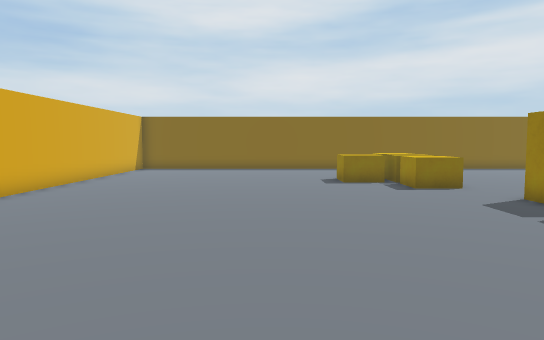
View 1 (above)

17 first-person views from a walk through a Unity game level. The camera is 1.5 m above the floor, tilts 4° down and sees 70° across. The floor is counted in squares, 1 m on a side. Each view is taken from the middle of a square. On the plan, view 1 faces up. The plan holds only what a view shows up to about 17 squares ahead; the rest is blank. The place goes on beyond the plan.

View 2
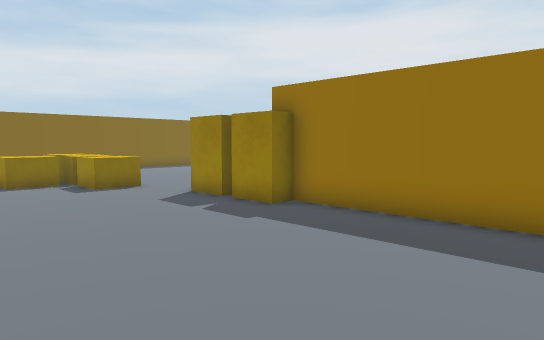

View 3
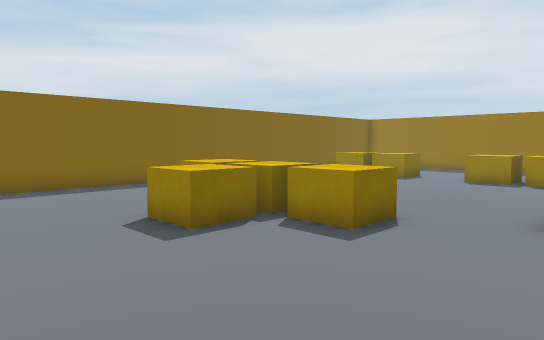

View 4
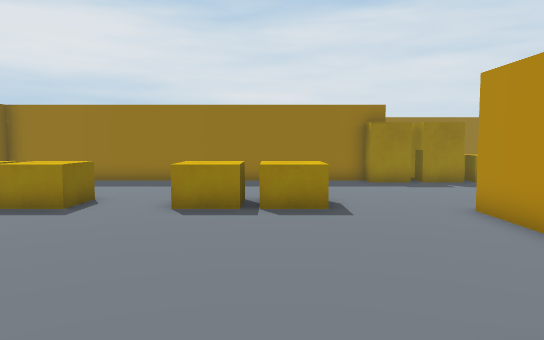

View 5
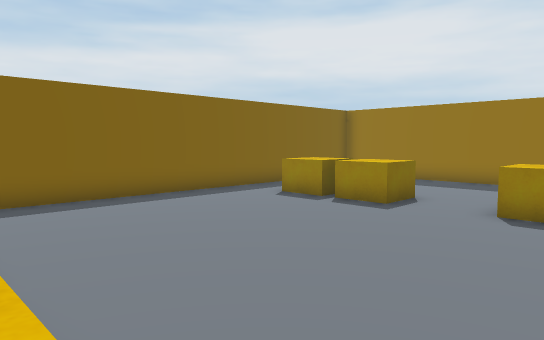

View 6
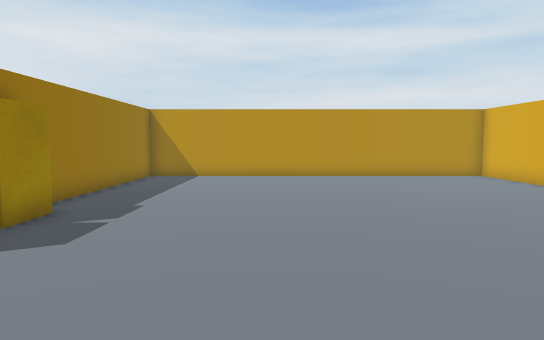

View 7
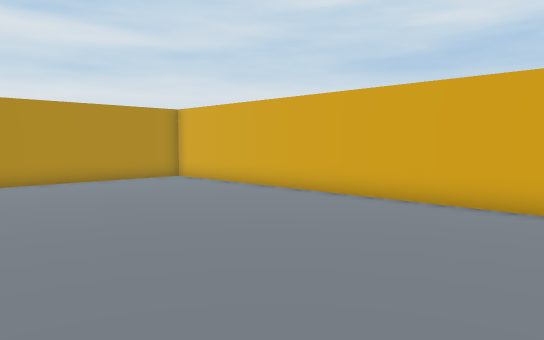

View 8
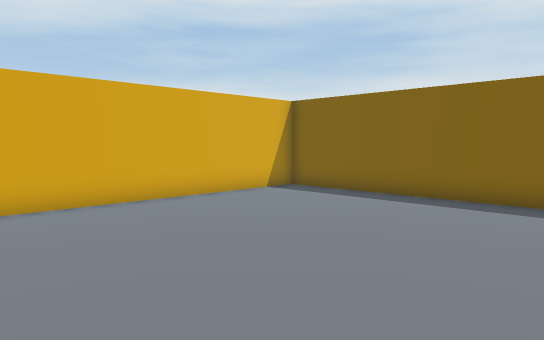

View 9
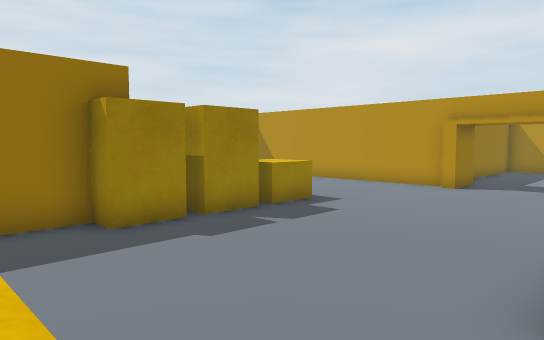

View 10
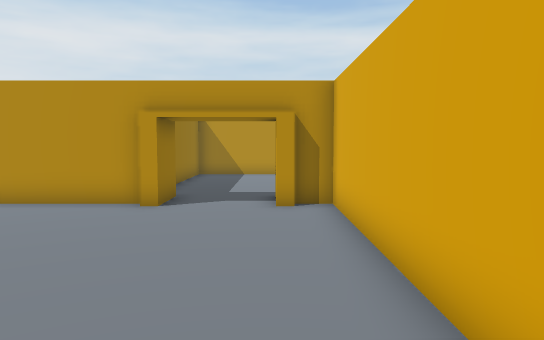

View 11
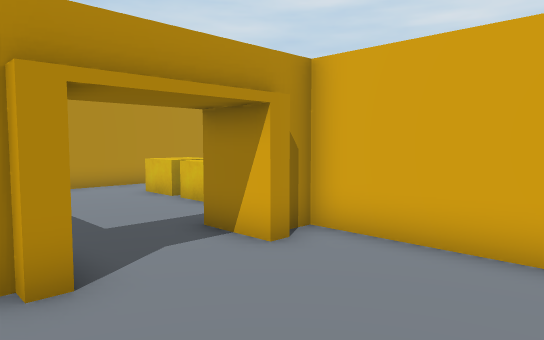

View 12
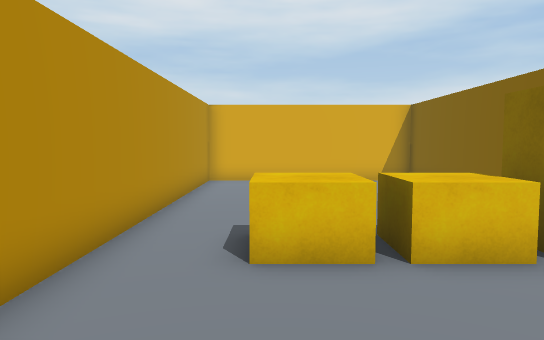

View 13
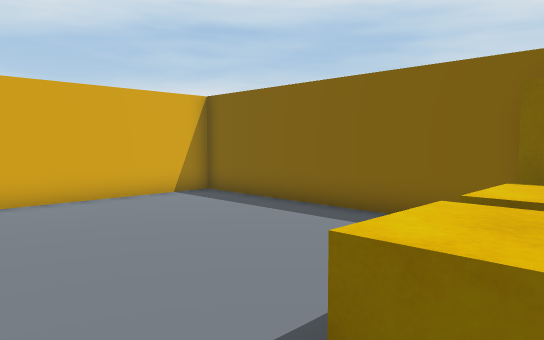

View 14
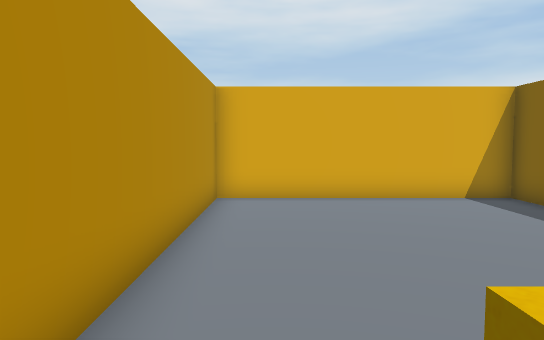

View 15
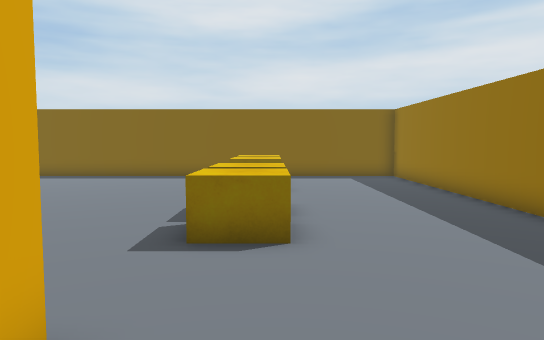

View 16
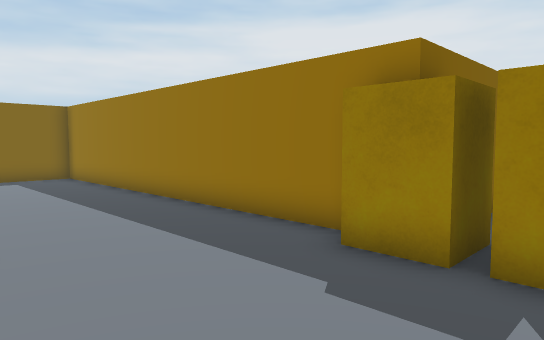

View 17
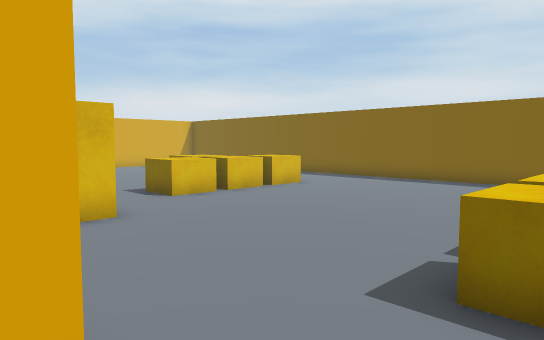

### Floor plan
Points are (right, up) in squares from view 1. A wall is a line through its corners. A room is listed if a view was taken in it or the views show most of it. See-through windows are left out.
Room 1 (views 1, 2, 3, 4, 5, 6, 7, 8, 9, 10, 11, 15, 16, 17)
walls: (12.3, 7.5) (14.5, 7.5) (14.5, 7); (14.5, 5) (14.5, -2.5) (15.5, -2.5); (7.5, -2.1) (7.5, 6.5); (21.5, 8.5) (21.5, 22.5) (-7.5, 22.5) (-7.5, -2.1); (15.4, -2.1) (15.9, -2.1) (15.9, -3.9); (19.1, -2.5) (22.5, -2.5); (18.7, -3.9) (18.7, -2.1) (19.2, -2.1); (-6.6, -2.5) (-0.6, -2.5)
ways out: opening at (17.5, -3) to room 2
objects: block (3, 15) to (4, 16); block (5, 13) to (6, 14); block (5, 15) to (6, 16); block (5, 17) to (6, 18); block (7, 7) to (8, 8); block (7, 9) to (8, 10); block (15, 11) to (16, 12); block (15, 13) to (16, 14); block (15, 17) to (16, 18); block (15, 19) to (16, 20); block (21, 3) to (22, 4); block (21, 5) to (22, 6); block (21, 7) to (22, 8)
Room 2 (views 12, 13, 14)
walls: (12.4, -3.5) (3.5, -3.5) (3.5, -11.5) (15.8, -11.5); (19.5, -9.9) (19.5, -6.4)
ways out: opening at (17.5, -3) to room 1
objects: block (13, -9) to (14, -8); block (13, -7) to (14, -6); block (13, -5) to (14, -4)

Where each view was taken, in squares from view 1:
view 1: 0 up, 0 right, facing up
view 2: 0 up, 0 right, facing up-right
view 3: 9 up, 1 left, facing up-right
view 4: 12 up, 6 right, facing right
view 5: 12 up, 6 right, facing up-right
view 6: 15 up, 2 right, facing down
view 7: 13 up, 2 right, facing down-left
view 8: 12 up, 2 right, facing up-left
view 9: 11 up, 14 right, facing down-right
view 10: 7 up, 16 right, facing down
view 11: 2 up, 20 right, facing down-left
view 12: 9 down, 19 right, facing left
view 13: 11 down, 14 right, facing up-left
view 14: 10 down, 14 right, facing left
view 15: 5 up, 16 right, facing up
view 16: 5 up, 16 right, facing up-right
view 17: 7 up, 16 right, facing up-left
